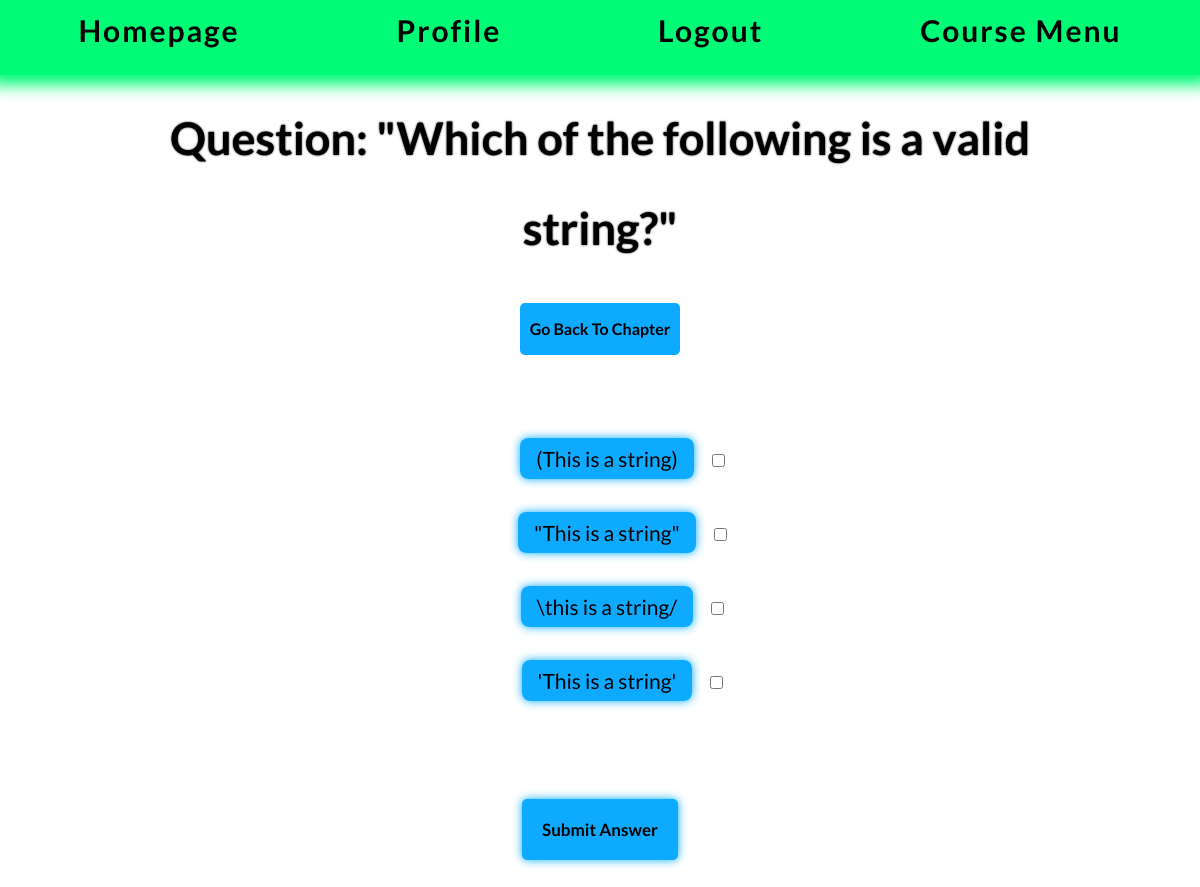
Page /course/Chapter/2/Quiz/ (signed in) on the committed database.
### course/models.py (models this page shows, shortened)
class Question(models.Model):
    chapter = models.ForeignKey(Chapter, on_delete=models.CASCADE, default="")
    question_code_text = models.TextField(max_length=1500, default=None,blank=True, null=True)
    question_text = models.CharField(max_length=200,default="Question_text")
    pub_date = models.DateTimeField("date published")
    explanation = models.TextField(default="Explanation")

class Choice(models.Model):
    question = models.ForeignKey(Question, on_delete=models.CASCADE)
    choice_text = models.CharField(max_length=200)
    votes = models.IntegerField(default=0)
    correct_choice = models.BooleanField(default=False)

### course/views.py (the view)
# urls.py: path('Chapter/<int:chapter_id>/Quiz/', views.QuizView,name='Quiz_url'),
@login_required
def QuizView(request,chapter_id):
    try:
        CurrentChapter = Chapter.objects.get(id=chapter_id)
        QuizQuestion = Question.objects.get(chapter=CurrentChapter)
    except (KeyError, Question.DoesNotExist):
        return(render(request,'course/ObjectDoesNotExist.html',{'object':'Quiz','error_message':error_message}))
    else:
        return render(request, 'course/question_base.html',{'question':QuizQuestion,'chapter':CurrentChapter})

### course/templatetags/course_in_category.py (called while the page is built)
@register.filter #LETS GO FIRST TRY I'M SO GOOD AT PYTHON LETS GOOOOO
def user_tag(content,user):
    return content.replace('{{ user.username }}',user.username)

### course/templates/course/question_base.html (shortened to what this page needs)
{% extends 'course/topbar.html' %}
{% load static %}
{% load course_in_category %}
    {% block content %}
            <div class="title">
                <h1>Question: "{{ question.question_text }}"</h1>
            </div>
     <div class="flex_container" id="flex_container_quiz">
                    <a href="{% url 'course:Chapter_url' chapter.id %}">Go Back To Chapter</a>
            </div>
                <form action ="{% url 'course:Results_url' chapter.id %}" method="post">
                    <fieldset>
                                 <div class="quiz_choices">
                        {% for choice in question.choice_set.all %}
                            <br>
                            <label for="{{ choice.choice_text }}"class="label">{{ choice.choice_text|user_tag:user }}</label>
                            <input class="checkbox" id="{{ choice.choice_text }}" type="checkbox" name="choice" value="{{choice.id}}">
                        {% endfor %}
                                         </div>
                        <div class="button">
                            <h1> <input type="submit" id="submit" value="Submit Answer" style="font-family:'Lato'"> </h1>
                        </div>
                        </fieldset>
                </form>
    {% endblock %}

### course/static/base.css (style rules this page uses)
:root { --black: #031A0D; --darker_green: #00c05b; --light_green: #00fb77; --lighter_green: #33FF94; --purple: #b357eb; --pink: #EB4BA2; --mg: #58eb40; --red: #eb3928; --yellow: #cce34; --offwhite: #B7BFEB; --grey: #e0e0e0; --color-primary-0: #00FF77; --color-primary-1: #A4FFCE; --color-primary-2: #70FFB2; --color-primary-3: #009947; --color-primary-4: #007637; --color-primary-5: #0DAAFF; --color-primary-6: #0083ca; --color-primary-7: #FF3900; --code_text: #f9f5fc; --border: solid var(--color-primary-3) 2px; --code_bg: #2B3245; --wide: 75%; --narrow: 50%; }
html { margin-left: 100px; margin-right: 100px; margin-top: 85px; margin-bottom: 85px; text-align: center; font-family: "Lato"; line-height: 2; }
.flex_container { display: flex; flex-direction: column; justify-content: center; align-items: center; }
.login,input { text-align: left; justify-content: left; margin-left: 50px; }
.quiz_choices { margin-top: 45px; margin-bottom: 45px; margin-left: 60px; }
.checkbox { margin-bottom: 45px; font-size: 15px; box-shadow: none; }
input { padding: 15px; margin: 15px; border-radius: 15px; margin-top: 15px; border: var(--border); background-color: var(--light_green); box-shadow: 0px 0px 10px var(--light_green); -webkit-transition: all .3s ease; -moz-transition: all .3s ease; -o-transition: all .3s ease; -ms-transition: all .3s ease; transition: all .3s ease; font-size: 21px; }
#submit { background-color: var(--color-primary-5); border: none; border-radius:5px; color: black; font-family: "Lato"; padding: 20px 20px; margin: 20px 20px; font-size: 17px; font-weight: bold; cursor: pointer; box-shadow: 0px 0px 10px var(--color-primary-5); -webkit-transition: all 1s ease; -moz-transition: all 1s ease; -o-transition: all 1s ease; -ms-transition: all 1s ease; transition: all 1s ease; }
label { background: var(--color-primary-5); box-shadow: 0px 0px 10px var(--color-primary-5); padding: 0.5rem 1rem; border-radius: 0.5rem; font-size: 21px; }
#flex_container_quiz { display: flex; }
fieldset { border: none; }
h1 { font-size: 45px; text-shadow: 0px 0px 2px black; }
a { font-style: normal; color: black; font-weight: bold; text-decoration: none; padding: 10px; border-radius: 5px; background-color: var(--color-primary-5); margin: auto; }

### rows in the picture
Question: question_text "Which of the following is a valid string?"
Choice: choice_text|user_tag "(This is a string)"
Choice: choice_text|user_tag "\"This is a string\""
Choice: choice_text|user_tag "\\this is a string/"
Choice: choice_text|user_tag "'This is a string'"
